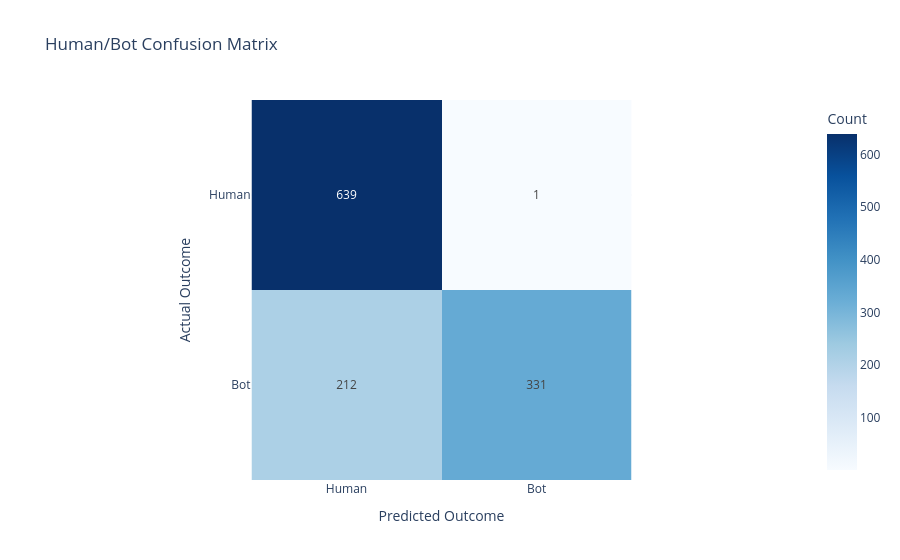

The code cell stored with this chart in its notebook:
### Code cell
#confusion matrix visualiztation
fig = px.imshow(
    cm_df,
    text_auto=True,
    color_continuous_scale="Blues",
    labels=dict(x="Predicted", y="Actual", color="Count"),
    title="Human/Bot Confusion Matrix"
)

fig.update_layout(
    xaxis_title="Predicted Outcome",
    yaxis_title="Actual Outcome"
)

fig.show()

### Figure 1 — Plotly figure (JSON) as saved in the notebook; plotly's stock layout.template omitted (floating-point values rounded to 4 significant figures)
{"data": [{"coloraxis": "coloraxis", "hovertemplate": "Predicted: %{x}<br>Actual: %{y}<br>Count: %{z}<extra></extra>", "name": "0", "texttemplate": "%{z}", "type": "heatmap", "x": ["Human", "Bot"], "xaxis": "x", "y": ["Human", "Bot"], "yaxis": "y", "z": [[639, 1], [212, 331]]}], "layout": {"coloraxis": {"autocolorscale": false, "colorbar": {"title": {"text": "Count"}}, "colorscale": [[0, "rgb(247,251,255)"], [0.125, "rgb(222,235,247)"], [0.25, "rgb(198,219,239)"], [0.375, "rgb(158,202,225)"], [0.5, "rgb(107,174,214)"], [0.625, "rgb(66,146,198)"], [0.75, "rgb(33,113,181)"], [0.875, "rgb(8,81,156)"], [1, "rgb(8,48,107)"]]}, "title": {"text": "Human/Bot Confusion Matrix"}, "xaxis": {"anchor": "y", "constrain": "domain", "domain": [0, 1], "scaleanchor": "y", "title": {"text": "Predicted Outcome"}}, "yaxis": {"anchor": "x", "autorange": "reversed", "constrain": "domain", "domain": [0, 1], "title": {"text": "Actual Outcome"}}}}
